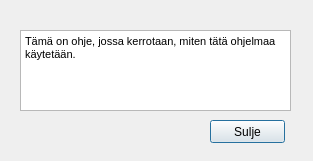
<?xml version="1.0" encoding="UTF-8"?>
<ui version="4.0">
 <class>ohjeDialog</class>
 <widget class="QDialog" name="ohjeDialog">
  <property name="geometry">
   <rect>
    <x>0</x>
    <y>0</y>
    <width>313</width>
    <height>161</height>
   </rect>
  </property>
  <property name="windowTitle">
   <string>Dialog</string>
  </property>
  <widget class="QPushButton" name="closePushButton">
   <property name="geometry">
    <rect>
     <x>210</x>
     <y>120</y>
     <width>75</width>
     <height>23</height>
    </rect>
   </property>
   <property name="text">
    <string>Sulje</string>
   </property>
  </widget>
  <widget class="QTextEdit" name="textEdit">
   <property name="geometry">
    <rect>
     <x>20</x>
     <y>30</y>
     <width>271</width>
     <height>81</height>
    </rect>
   </property>
   <property name="html">
    <string>&lt;!DOCTYPE HTML PUBLIC &quot;-//W3C//DTD HTML 4.0//EN&quot; &quot;http://www.w3.org/TR/REC-html40/strict.dtd&quot;&gt;
&lt;html&gt;&lt;head&gt;&lt;meta name=&quot;qrichtext&quot; content=&quot;1&quot; /&gt;&lt;style type=&quot;text/css&quot;&gt;
p, li { white-space: pre-wrap; }
&lt;/style&gt;&lt;/head&gt;&lt;body style=&quot; font-family:'MS Shell Dlg 2'; font-size:8.25pt; font-weight:400; font-style:normal;&quot;&gt;
&lt;p style=&quot; margin-top:0px; margin-bottom:0px; margin-left:0px; margin-right:0px; -qt-block-indent:0; text-indent:0px;&quot;&gt;Tämä on ohje, jossa kerrotaan, miten tätä ohjelmaa käytetään.&lt;/p&gt;&lt;/body&gt;&lt;/html&gt;</string>
   </property>
  </widget>
 </widget>
 <resources/>
 <connections/>
</ui>
